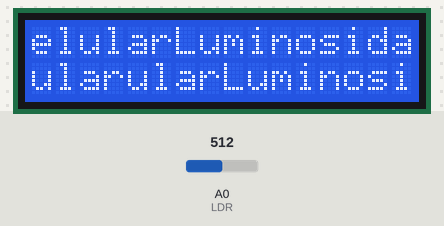
Simulated run of this sketch. Board: Arduino Uno, built with avr-gcc and run on an emulated ATmega328P. Parts: 16×2 character LCD. The test bench sets the inputs (shaded band); at power-on: A0 (LDR) = 512.

Above: at 1.2 s.
1.3 s: A0 (LDR) set to 102
At 2.1 s:
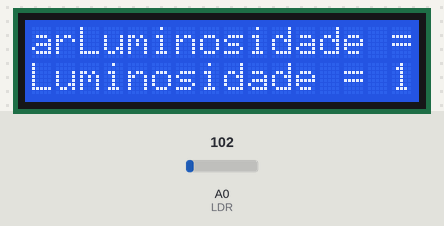
3.7 s: A0 (LDR) set to 89
At 3.98 s:
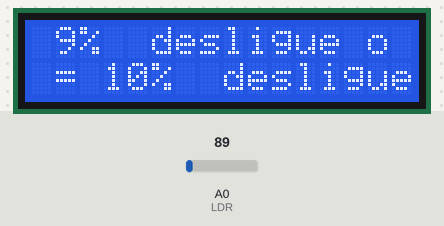
6.1 s: A0 (LDR) set to 110
At 6.4 s:
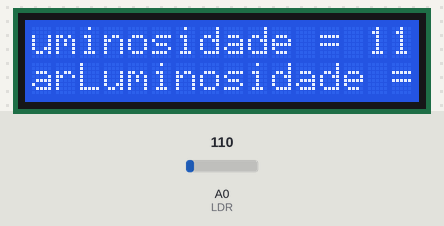
8.5 s: A0 (LDR) set to 90
At 8.82 s:
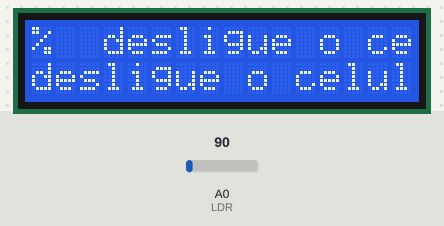
10.9 s: A0 (LDR) set to 122
At 11.24 s:
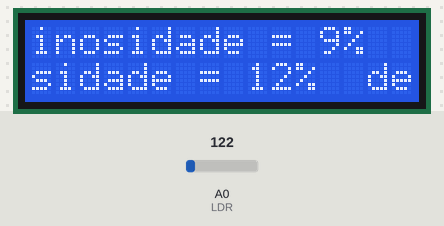
13.9 s: A0 (LDR) set to 1012
15.5 s: A0 (LDR) set to 1019
At 16.08 s:
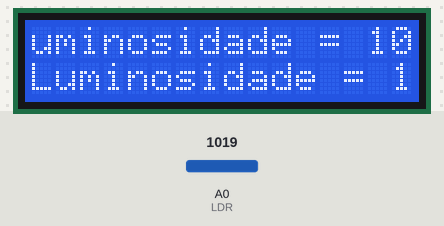

Measured:
- the behaviour switches between 98 and 97 on A0 (LDR) (found by bisection; images 1 and 2)
- the behaviour switches between 1018 and 1019 on A0 (LDR) (found by bisection; images 5 and 6)
- after the input at 3.7 s, the display: changes after 0.15 s (image 2)
- after the input at 6.1 s, the display: changes after 0.17 s (image 3)
- after the input at 8.5 s, the display: changes after 0.19 s (image 4)
- after the input at 10.9 s, the display: changes after 0.21 s (image 5)
- after the input at 15.5 s, the display: first changes after 0.18 s (image 6 shows a later state)

The sketch:

PROGRAMA__O_SISTEMA_UTILIZACAO.ino
```cpp
#define LDR A0 //define ldr como A0
float luminosidade; // armazena o valor da luminosidade
float amostra; //armazena a amostra

//Criando um objeto da classe LiquidCrystal e
//inicializando com os pinos da interface.
#include "LiquidCrystal.h"
LiquidCrystal lcd(12, 11, 5, 4, 3, 2);

void setup()
{

  lcd.begin(16, 2);
  lcd.setCursor(0,1);
  lcd.clear();
  lcd.print("projeto cinema");
}
void loop()
{
amostra = 0; //Zera a variável amostra
for(int i=0; i < 100 ; i++)   //Pega 100 amostras
{
luminosidade = analogRead(LDR); //Armazena o valor lido pelo LDR
luminosidade = (luminosidade / 1024) * 100; //Transforma o valor lido em porcentagem
amostra = amostra + luminosidade; //Armazena na variável amostra
}
amostra = amostra/100; //Tira a média das amostras
lcd.print("Luminosidade = "); //Imprime na serial "Luminosidade = "
lcd.print(amostra, 0); //Imprime a amostra sem casas decimais
lcd.println("%"); //Imprime o símbolo de porcentagem


if(amostra < 0) //Se a luminosidade estiver abaixo de 30%
{
lcd.print("Ok"); //Liga o LED
}
else //Senão
{
lcd.print("desligue o celular"); //Desliga o LED
}
delay(250); //Delay de 250 milissegundos
}
```
